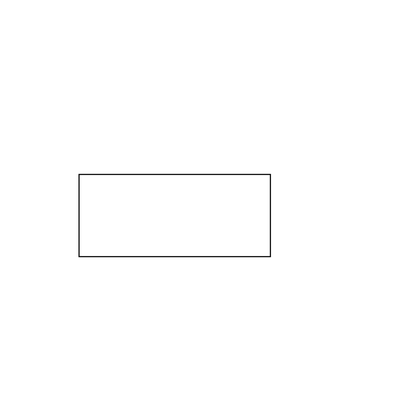
%> input picture shape.png, 420 x 420 px, shrunk from 2048 x 2048 before the run
$ octave contour_tracing_inverted.m   (GNU Octave 9; MATLAB toolbox functions it lacks are replaced by stand-ins)
%> lines starting %> are read from the running program, lines starting %| are printed output that depends on the picture; in (x1, y1, x2, y2) boxes, pixels count from 0 and x2, y2 are one past the last pixel; in counts of white or black regions, pixels touching at a corner belong together; the program's own positions count from 1
### mooreNeighborhoodTracing.m
function [B, chain_code] = mooreNeighborhoodTracing( T )
    % T is a square tessellation (binary image), containing a
    % connected component P of black/white cells.
    % The return variable B is a contour sequence (boundary region) of pixels (rows in B) where each pixel
    % contains a x-position (1st column in B) and an y-position (2nd column
    % in B).

    % Concept of moore neighborhood
    %
    %   |  7  |   0   |   1   |
    %   -----------------------
    %   |  6  |   p   |   2   |    , where p = boundary pixel
    %   -----------------------
    %   |  5  |   4   |   3   |
    %   -----------------------

    global size_of_T;
    global nr_of_rows;
    global nr_of_columns;
    global black_pixel;
    global white_pixel;

    % General definitions
    black_pixel = 0;
    white_pixel = 1;
    size_of_T     = size(T);
    nr_of_rows    = size_of_T(1);
    nr_of_columns = size_of_T(2);

    T = flipud( T );    % Flip the orientation of T so that the origin of the picture is in the bottom left.
                        % Matlab has origin of a matrix in the top left.


    % ---------------------------------------------------------
    % Find a starting point by searching for a black cell in T
    % ---------------------------------------------------------

    [s, initial_moore_neighbor] = findStartingPoint( T );

    if ( s == -1 )
       error('T does not contain any black cells');
    end

    % ---------------------------------------------------------
    % Initialization of variables
    % ---------------------------------------------------------
    row_iter      = 1;
    chain_code    = NaN( nr_of_rows*nr_of_columns , 1 );
    B             = NaN( nr_of_rows*nr_of_columns , 2 );
    B(row_iter,:) = s;                                                      % insert s in B
    p             = s;                                                      % initialize boundary point
    [c, current_moore_neighbor] = backtrack( p, initial_moore_neighbor );   % initialize current pixel

    % Termination variables
    jacobs_stopping_criterion = current_moore_neighbor;
    loop_counter              = 0;
    max_number_of_iterations  = 1000000000;

    while ( ~isequal(c,s)  )

        loop_counter = loop_counter + 1;

        if ( loop_counter > max_number_of_iterations )
            error( 'Unable to find a contour sequence');
        end

        x = c(2);
        y = c(1);

        if ( T(x, y) == black_pixel )
            row_iter = row_iter + 1;

            % add to solution
            B(row_iter,:) = c;
            chain_code(row_iter-1) = current_moore_neighbor;

            % backstepping
            p = c;
            [c, current_moore_neighbor] = backtrack( p, current_moore_neighbor );

        else
           [c, current_moore_neighbor] = getNextClockwisePixel( c, current_moore_neighbor );
        end
    end

    % Remove unused space
    B          = B( 1:row_iter, : );
    chain_code = chain_code( 1:row_iter);
    chain_code(end) = current_moore_neighbor;  % Add the last moore neighbor
end

function [starting_point, initial_moore_neighbor, pixel_entering_dir] = findStartingPoint( T )

    global nr_of_columns;
    global nr_of_rows;
    global black_pixel;

    initial_moore_neighbor = 8;
    starting_point_found = false;
    starting_point = -1;

    for j = 1:nr_of_columns
        for i = 1:nr_of_rows
            if T(i,j) == black_pixel
                starting_point = [j i];  % j = x position, i = y position
                starting_point_found = true;
                break;
            end
        end
        if starting_point_found
            break;
        end
    end
end

function [last_pixel, new_moore_neighbor] = backtrack( current_pixel, moore_neighbor )

    % OBS! Assuming a clockwise rotation

    switch( moore_neighbor )
        case 8  % INITIAL STATE
            last_pixel         = current_pixel + [0 -1];
            new_moore_neighbor = 4;

        case {0 , 1}
            last_pixel = current_pixel + [-1 0];
            new_moore_neighbor = 6;

        case {2, 3}
            last_pixel = current_pixel + [0 1];
            new_moore_neighbor = 0;

        case {4, 5}
            last_pixel = current_pixel + [1 0];
            new_moore_neighbor = 2;

        case {6, 7}
            last_pixel = current_pixel + [0 -1];
            new_moore_neighbor = 4;
    end
end

function [c, new_moore_neighbor] = getNextClockwisePixel( current_pixel, current_moore_neighbor )

    switch( current_moore_neighbor )
        case 0
            c = current_pixel + [1 0];
            new_moore_neighbor = 1;

        case 1
            c = current_pixel + [0 -1];
            new_moore_neighbor = 2;

        case 2
            c = current_pixel + [0 -1];
            new_moore_neighbor = 3;

        case 3
            c = current_pixel + [-1 0];
            new_moore_neighbor = 4;

        case 4
            c = current_pixel + [-1 0];
            new_moore_neighbor = 5;

        case 5
            c = current_pixel + [0 1];
            new_moore_neighbor = 6;

        case 6
            c = current_pixel + [0 1];
            new_moore_neighbor = 7;

        case 7
            c = current_pixel + [1 0];
            new_moore_neighbor = 0;
    end
end

### contour_tracing_inverted.m
% Load image
image = imread('shape.png');
%> image is the input picture: size 420x420x3 uint8; min 3, max 255, mean 254.1

% Preprocessing of image
BW = im2bw(image);          % convert image to black and white image
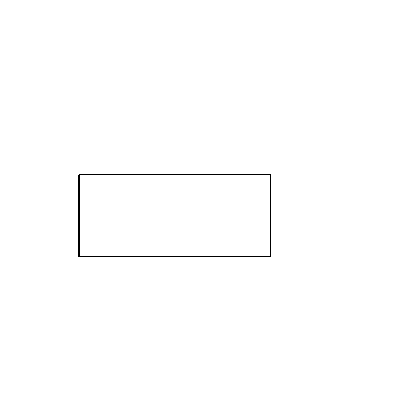
%> BW: size 420x420 logical; 99.6% white; black in thin lines or dots, all inside (x1, y1, x2, y2) = (78, 174, 271, 257)
BW = padarray(BW,[1 1],1);  % pad image around the edges with white pixels
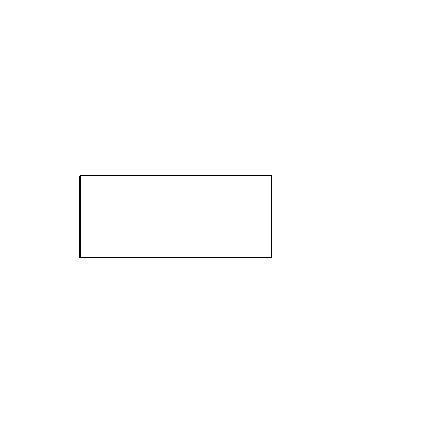
%> BW: size 422x422 logical; 99.6% white; black in thin lines or dots, all inside (x1, y1, x2, y2) = (79, 175, 272, 258)
imshow(BW);
% Contour Tracing
[contours,chains] = mooreNeighborhoodTracing( BW );
%> in mooreNeighborhoodTracing, `T = flipud( T );`:
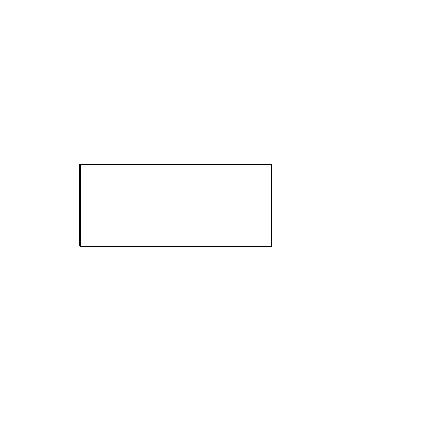
%> T: size 422x422 logical; 99.6% white; black in thin lines or dots, all inside (x1, y1, x2, y2) = (79, 164, 272, 247)
%> after the loop in findStartingPoint, `for j = 1:nr_of_columns`: starting_point = [80 165]; starting_point_found = true
%> in mooreNeighborhoodTracing, `[s, initial_moore_neighbor] = findStartingPoint( T );`: s = [80 165]; initial_moore_neighbor = 8
%> in mooreNeighborhoodTracing, `p             = s;`: p = [80 165]
%> in backtrack, `last_pixel         = current_pixel + [0 -1];`: last_pixel = [80 164]
%> in mooreNeighborhoodTracing, `[c, current_moore_neighbor] = backtrack( p, initial_moore_neighbor );`: current_moore_neighbor = 4
%> the loop in mooreNeighborhoodTracing, `while ( ~isequal(c,s)  )` made 1649 passes
%> (x, y, p, c, current_moore_neighbor) on passes 5, 8, 11, 14, 17, 20, 23, 26, 29, 32, 35, 38: (166, 80, [80 166], [79 166], 6), (167, 80, [80 167], [79 167], 6), (168, 80, [80 168], [79 168], 6), (169, 80, [80 169], [79 169], 6), (170, 80, [80 170], [79 170], 6), (171, 80, [80 171], [79 171], 6), (172, 80, [80 172], [79 172], 6), (173, 80, [80 173], [79 173], 6), (174, 80, [80 174], [79 174], 6), (175, 80, [80 175], [79 175], 6), (176, 80, [80 176], [79 176], 6), (177, 80, [80 177], [79 177], 6)
%> (x, y, c, current_moore_neighbor) on passes 1, 2, 3, 4, 6, 7: (164, 80, [79 164], 5), (164, 79, [79 165], 6), (165, 79, [79 166], 7), (166, 79, [80 166], 0), (166, 79, [79 167], 7), (167, 79, [80 167], 0)
%> after the loop in mooreNeighborhoodTracing, `while ( ~isequal(c,s)  )`: c = [80 165]; current_moore_neighbor = 6; loop_counter = 1649; p = [81 165]; row_iter = 547
%> in mooreNeighborhoodTracing, `B          = B( 1:row_iter, : );`: B = 547 rows, first 12: [80 165; 80 166; 80 167; 80 168; 80 169; 80 170; 80 171; 80 172; 80 173; 80 174; 80 175; 80 176]
%> contours has the same summary as B in mooreNeighborhoodTracing; chains = 547 values from 0 to 6

% Recreation of contours in an image
sizeOfBW = size(BW);
%> sizeOfBW = [422 422]
n = length(contours);
%> n = 547
M = zeros(sizeOfBW);
for row = 1:n
    x = contours(row,1);
    y = contours(row,2);
    M(y,x) = 1;
end
M = flipud(M);
% [10 lines of commented-out code are left out]

$ run again, with ellipse.png copied over shape.png
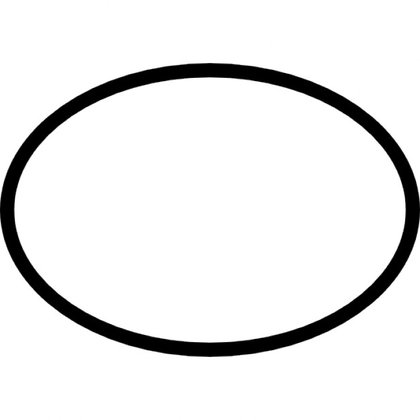
%> input picture ellipse.png, 420 x 420 px, shrunk from 626 x 626 before the run
%> image is the input picture: size 420x420x3 uint8; min 0, max 255, mean 232.9
%> `BW = padarray(BW,[1 1],1);`:
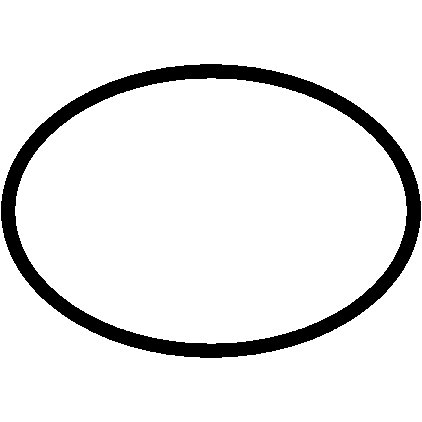
%> BW: size 422x422 logical; 91.4% white; 1 black region, box (x1, y1, x2, y2) and area: (1, 64, 421, 358) 15319
%> after the loop in findStartingPoint, `for j = 1:nr_of_columns`: starting_point = [2 202]; starting_point_found = true
%> s = [2 202]; initial_moore_neighbor = 8
%> in mooreNeighborhoodTracing, `p             = s;`: p = [2 202]
%> in backtrack, `last_pixel         = current_pixel + [0 -1];`: last_pixel = [2 201]
%> in mooreNeighborhoodTracing, `[c, current_moore_neighbor] = backtrack( p, initial_moore_neighbor );`: current_moore_neighbor = 4
%> the loop in mooreNeighborhoodTracing, `while ( ~isequal(c,s)  )` made 3479 passes
%> (x, y, p, c, current_moore_neighbor) on passes 5, 8, 11, 14, 17, 20, 23, 26: (203, 2, [2 203], [1 203], 6), (204, 2, [2 204], [1 204], 6), (205, 2, [2 205], [1 205], 6), (206, 2, [2 206], [1 206], 6), (207, 2, [2 207], [1 207], 6), (208, 2, [2 208], [1 208], 6), (209, 2, [2 209], [1 209], 6), (210, 2, [2 210], [1 210], 6)
%> after the loop in mooreNeighborhoodTracing, `while ( ~isequal(c,s)  )`: c = [2 202]; loop_counter = 3479; p = [3 201]; row_iter = 1024
%> B = 1024 rows, first 12: [2 202; 2 203; 2 204; 2 205; 2 206; 2 207; 2 208; 2 209; 2 210; 2 211; 2 212; 2 213]
%> contours has the same summary as B in mooreNeighborhoodTracing; chains = 1024 values, max 7 at index 789, min 0 at index 1, mean 3.64
%> the loop `for row = 1:n` made 1024 passes
%> x on passes 1 to 3: 2, 2, 2
%> after the loop `for row = 1:n`:
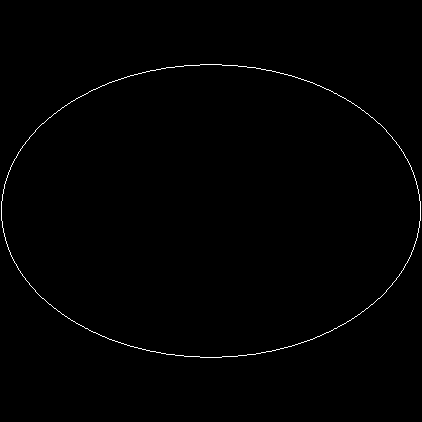
%> M: size 422x422 double; values 0 (black) and 1 (white), 0.58% white in thin lines or dots, all inside (x1, y1, x2, y2) = (1, 64, 421, 358)
